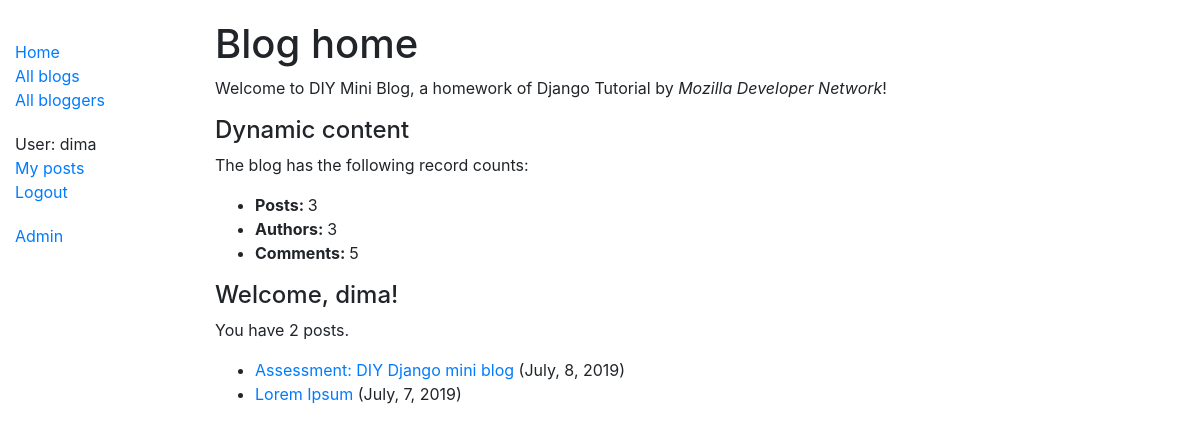
Page /blog/ (signed in) on the committed database.
### blog/models.py (models this page shows, shortened)
class Post(models.Model):
	title = models.CharField(max_length=100)
	body = models.TextField()
	created_at = models.DateTimeField(auto_now_add=True)
	author = models.ForeignKey(Author, on_delete=models.SET_NULL, null=True)
	def format_created_at(self):
		return self.created_at.strftime('%B, %-d, %Y')
	def get_absolute_url(self):
		return reverse('post-detail', args=[str(self.id)])
	class Meta:
		ordering = ['-created_at']

### blog/views.py (the view)
# urls.py: path('', views.index, name='index'),
def index(request):
	posts = Post.objects.all()
	num_posts = Post.objects.all().count()
	num_authors = Author.objects.all().count()
	num_comments = Comment.objects.all().count()
	num_posts_by_user = Post.objects.filter(author=request.user.id).count()
	posts_by_user = Post.objects.filter(author=request.user.id)
	context = {
		'posts': posts,
		'num_posts': num_posts,
		'num_authors': num_authors,
		'num_comments': num_comments,
		'num_posts_by_user': num_posts_by_user,
		'posts_by_user': posts_by_user
	}
	return render(request, 'index.html', context=context)

### blog/templates/index.html (shortened to what this page needs)
{% extends "base_generic.html" %}
{% block content %}
	<h1>Blog home</h1>
	<p>Welcome to DIY Mini Blog, a homework of Django Tutorial by <em>Mozilla Developer Network</em>!</p>
	<h4>Dynamic content</h4>
	<p>The blog has the following record counts:</p>
	<ul class="index-list">
		<li>
			<b>Posts: </b> {{ num_posts }}
		</li>
		<li>
			<b>Authors: </b> {{ num_authors }}
		</li>
		<li>
			<b>Comments: </b> {{ num_comments }}
		</li>
	</ul>
	{% if user.is_authenticated %}
		<h4>Welcome, {{ user.username }}!</h4>
		{% if num_posts_by_user %}
			<p>
				You have {{ num_posts_by_user }}
				{% if num_posts_by_user == 1 %}
					post.
				{% elif num_posts_by_user > 1 %}
					posts.
				{% endif %}
			</p>
			<ul>
				{% for post in posts_by_user %}
					<li>
						<a href="{{ post.get_absolute_url }}">{{ post.title }}</a> ({{ post.format_created_at }})
					</li>
				{% endfor %}
			</ul>
		{% else %}
			You have no posts yet.
		{% endif %}
	{% endif %}
{% endblock %}

### blog/templates/base_generic.html (shortened to what this page needs)
<!DOCTYPE html>
<html>
<head>
	<link rel="stylesheet" href="https://stackpath.bootstrapcdn.com/bootstrap/4.1.3/css/bootstrap.min.css">
	{% load static %}
	<link rel="stylesheet" href="{% static 'css/styles.css' %}">
</head>
<body>
	<div class="container-fluid">
		<div class="row">
			<div class="col-sm-2">
				{% block sidebar %}
					<ul class="sidebar-nav">
						<li>
							<a href="{% url 'index' %}">Home</a>
						</li>
						<li>
							<a href="{% url 'posts' %}">All blogs</a>
						</li>
						<li>
							<a href="{% url 'authors' %}">All bloggers</a>
						</li>
					</ul>
					<ul class="sidebar-nav">
						{% if user.is_authenticated %}
							<li>
								User: {{ user.username }}
							</li>
							<li>
								<a href="{% url 'my-posts' %}">My posts</a>
							</li>
							<li>
								<a href="{% url 'logout' %}">Logout</a>
							</li>
						{% else %}
							<li>
								<a href="{% url 'login' %}">Login</a>
							</li>
						{% endif %}
					</ul>
					{% if user.is_superuser %}
						<ul class="sidebar-nav">
							<li>
								<a href="{% url 'admin:index' %}">Admin</a>
							</li>
						</ul>
					{% endif %}
				{% endblock %}
			</div>
			<div class="col-sm-10">
				{% block content %}
				{% endblock %}
			</div>
		</div>
	</div>
</body>
</html>

### blog/static/css/styles.css (style rules this page uses)
body { margin-top: 20px; }
.sidebar-nav { margin-top: 20px; padding: 0; list-style: none; }

### rows in the picture
Post: title "Assessment: DIY Django mini blog", format_created_at "July, 8, 2019"
Post: title "Lorem Ipsum", format_created_at "July, 7, 2019"

### other values in the picture
{{ user.username }} "dima"
{{ num_posts }} "3"
{{ num_authors }} "3"
{{ num_comments }} "5"
{{ num_posts_by_user }} "2"
